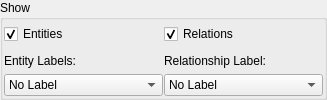
        <widget class="QGroupBox" name="groupBox_2">
         <property name="sizePolicy">
          <sizepolicy hsizetype="Preferred" vsizetype="Preferred">
           <horstretch>0</horstretch>
           <verstretch>0</verstretch>
          </sizepolicy>
         </property>
         <property name="minimumSize">
          <size>
           <width>0</width>
           <height>0</height>
          </size>
         </property>
         <property name="maximumSize">
          <size>
           <width>16777215</width>
           <height>16777215</height>
          </size>
         </property>
         <property name="title">
          <string>Show</string>
         </property>
         <layout class="QGridLayout" name="gridLayout_21">
          <property name="leftMargin">
           <number>1</number>
          </property>
          <property name="topMargin">
           <number>1</number>
          </property>
          <property name="rightMargin">
           <number>1</number>
          </property>
          <property name="bottomMargin">
           <number>1</number>
          </property>
          <property name="spacing">
           <number>1</number>
          </property>
          <item row="1" column="0">
           <widget class="QLabel" name="label_30">
            <property name="text">
             <string>Entity Labels:</string>
            </property>
           </widget>
          </item>
          <item row="2" column="0">
           <widget class="QComboBox" name="comboBox_entityLabelContent">
            <property name="currentIndex">
             <number>0</number>
            </property>
            <item>
             <property name="text">
              <string>No Label</string>
             </property>
            </item>
            <item>
             <property name="text">
              <string>Name</string>
             </property>
            </item>
            <item>
             <property name="text">
              <string>Index</string>
             </property>
            </item>
            <item>
             <property name="text">
              <string>Multiscale Index</string>
             </property>
            </item>
            <item>
             <property name="text">
              <string>Degree</string>
             </property>
            </item>
            <item>
             <property name="text">
              <string>Adjacency Count</string>
             </property>
            </item>
            <item>
             <property name="text">
              <string>Adjacency Factor</string>
             </property>
            </item>
            <item>
             <property name="text">
              <string>Betweenness Centrality</string>
             </property>
            </item>
            <item>
             <property name="text">
              <string>Eccentricity</string>
             </property>
            </item>
            <item>
             <property name="text">
              <string>Closeness Centrality</string>
             </property>
            </item>
            <item>
             <property name="text">
              <string>Effective Resistance</string>
             </property>
            </item>
            <item>
             <property name="text">
              <string>Removal Cost</string>
             </property>
            </item>
            <item>
             <property name="text">
              <string>Removal Importance</string>
             </property>
            </item>
            <item>
             <property name="text">
              <string>Removal Priority</string>
             </property>
            </item>
           </widget>
          </item>
          <item row="1" column="1">
           <widget class="QLabel" name="label_31">
            <property name="text">
             <string>Relationship Label:</string>
            </property>
           </widget>
          </item>
          <item row="2" column="1">
           <widget class="QComboBox" name="comboBox_relationshipLabelContent">
            <item>
             <property name="text">
              <string>No Label</string>
             </property>
            </item>
            <item>
             <property name="text">
              <string>Name</string>
             </property>
            </item>
            <item>
             <property name="text">
              <string>Index</string>
             </property>
            </item>
            <item>
             <property name="text">
              <string>Multiscale Index</string>
             </property>
            </item>
            <item>
             <property name="text">
              <string>Degree</string>
             </property>
            </item>
            <item>
             <property name="text">
              <string>Adjacency Count</string>
             </property>
            </item>
            <item>
             <property name="text">
              <string>Adjacency Factor</string>
             </property>
            </item>
            <item>
             <property name="text">
              <string>Betweenness Centrality</string>
             </property>
            </item>
            <item>
             <property name="text">
              <string>Eccentricity</string>
             </property>
            </item>
            <item>
             <property name="text">
              <string>Closeness Centrality</string>
             </property>
            </item>
            <item>
             <property name="text">
              <string>Effective Resistance</string>
             </property>
            </item>
            <item>
             <property name="text">
              <string>Removal Cost</string>
             </property>
            </item>
            <item>
             <property name="text">
              <string>Removal Importance</string>
             </property>
            </item>
            <item>
             <property name="text">
              <string>Removal Priority</string>
             </property>
            </item>
           </widget>
          </item>
          <item row="0" column="0">
           <widget class="QCheckBox" name="checkBox_ShowEntities">
            <property name="sizePolicy">
             <sizepolicy hsizetype="Preferred" vsizetype="Preferred">
              <horstretch>0</horstretch>
              <verstretch>0</verstretch>
             </sizepolicy>
            </property>
            <property name="maximumSize">
             <size>
              <width>16777215</width>
              <height>16777215</height>
             </size>
            </property>
            <property name="text">
             <string>Entities</string>
            </property>
            <property name="checked">
             <bool>true</bool>
            </property>
           </widget>
          </item>
          <item row="0" column="1">
           <widget class="QCheckBox" name="checkBox_ShowRelationships">
            <property name="sizePolicy">
             <sizepolicy hsizetype="Preferred" vsizetype="Preferred">
              <horstretch>0</horstretch>
              <verstretch>0</verstretch>
             </sizepolicy>
            </property>
            <property name="text">
             <string>Relations</string>
            </property>
            <property name="checked">
             <bool>true</bool>
            </property>
           </widget>
          </item>
         </layout>
        </widget>
